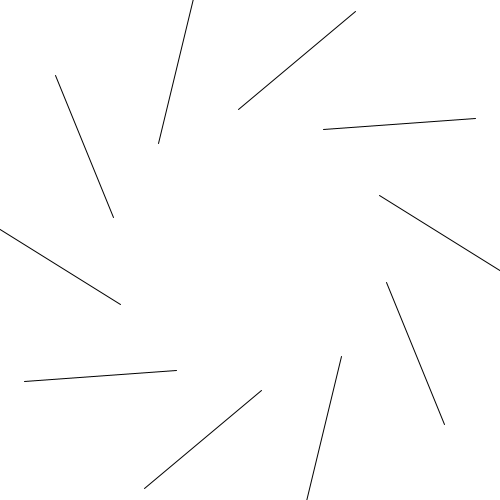
Frame 1 (no input)
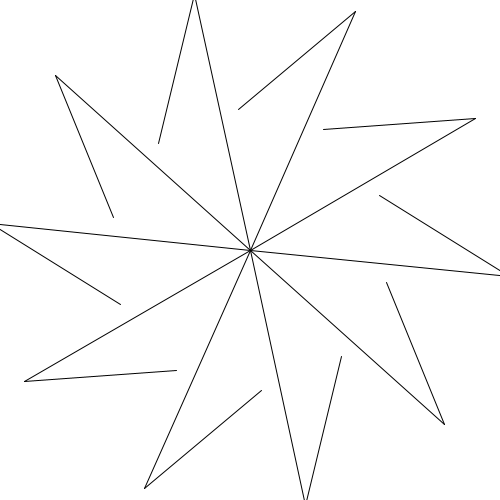
Frame 60 (the mouse pressed at the canvas centre just before this capture)
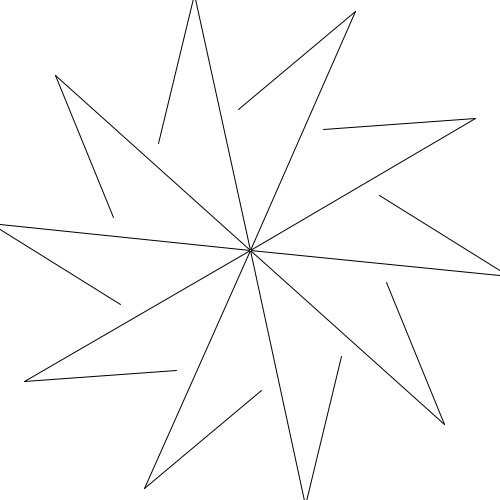
Frame 120 (the mouse held since frame 60 and released just before this capture)

The Processing sketch that drew these frames (run headless with seeded random() and noise(); from frame 60 on, the mouse is pressed at the canvas centre):

// Processing sketch: processing_92631
// ── processing_92631.pde

void setup(){
  size(500,500);
  background(255);

  //colorMode(HSB);
}  
float startX=random(-250,250);
float startY=random(-250,250);
float endX=random(-250,250);
float endY=random(-250,250);
int c=1;
int cChange=0;
void draw(){
    translate(250,250);
  for(int i=0;i<10;i++){
    line(startX,startY,endX,endY);
    rotate(PI/5);
  }
  stroke(mouseY);
  /*if(c==255){
    cChange=1;
  } else if(c==0){
    cChange=0;
  }
  if(cChange==0){
    c++;
  } else {
    c--;
  }*/
  startX=endX;
  startY=endY;
  endX=random(0,mouseX-250);
  endY=random(0,mouseX-250);
  
}  
